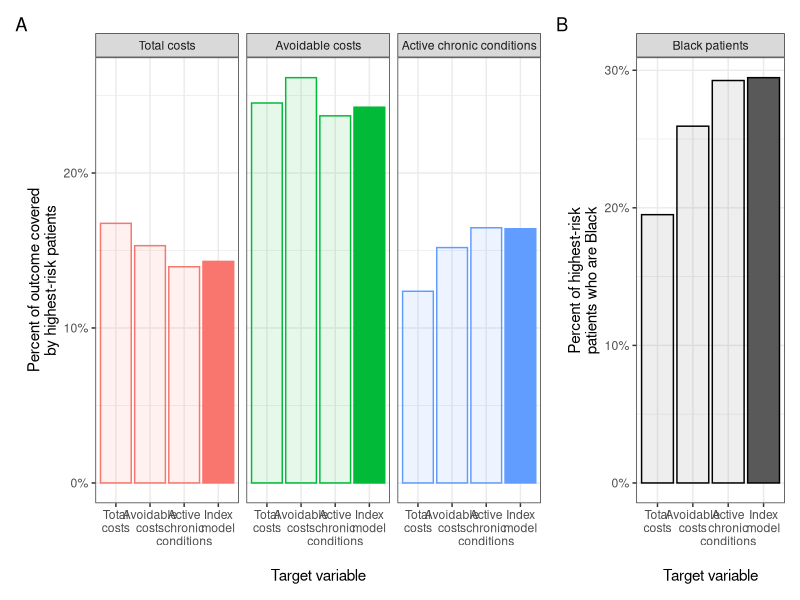
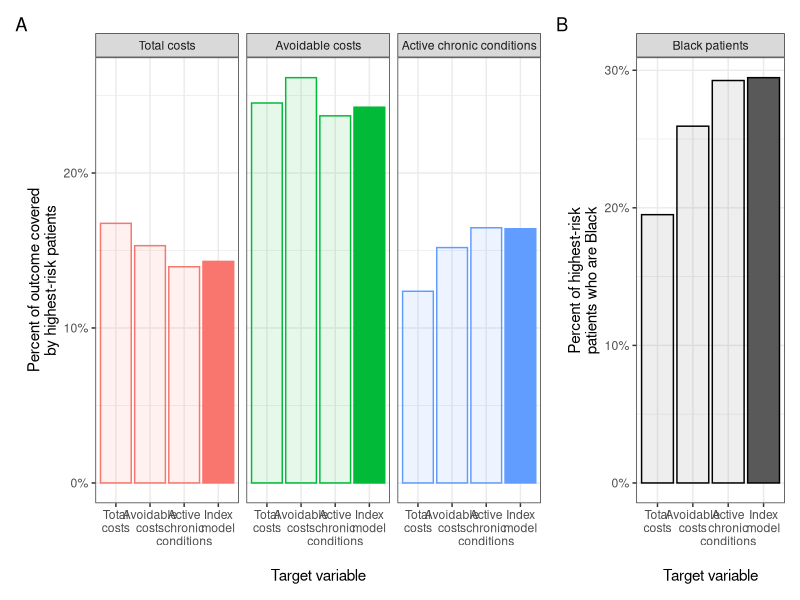
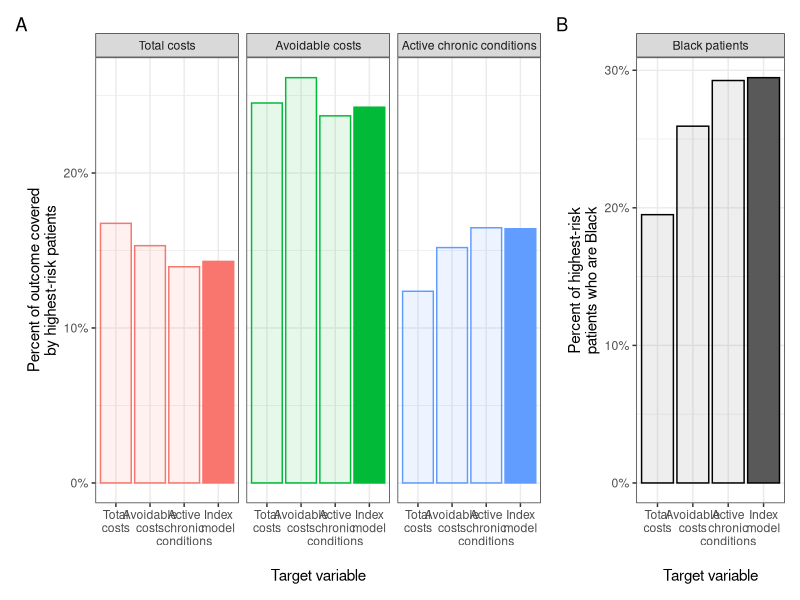

Reproduce these figures in R, in order.
library(tidyverse)
library(scales)
library(patchwork)

theme_set(theme_bw())

table2 <- read_csv('results/dissecting_bias_index_model_concentration_metric.csv')

table2_long <- table2 %>%
  pivot_longer(-predictor, names_to = 'variable', values_to = 'value') %>%
  mutate(is_se = grepl('SE$', variable)) %>%
  mutate(variable = gsub('Race black', 'Black patients', variable))

table2_estimates <- table2_long %>%
  filter(!is_se) %>%
  rename(estimate = value) %>%
  select(-is_se)
table2_SEs <- table2_long %>%
  filter(is_se) %>%
  rename(se = value) %>%
  select(-is_se) %>%
  mutate(variable = gsub(' SE$', '', variable))

variable_order <- c('Total costs', 'Avoidable costs', 'Active chronic conditions', 'Index model', 'Black patients')
variable_order_newlines <- gsub(' ', '\n', variable_order)

plot_data <- inner_join(table2_estimates, table2_SEs) %>%
  filter(!grepl('^Best-worst', predictor)) %>%
  mutate(variable = factor(variable, levels = variable_order),
         predictor = gsub(' ', '\n', predictor),
         predictor = factor(predictor, levels = variable_order_newlines),
         is_index = grepl('Index.*model', predictor))

p1 <- plot_data %>%
  filter(variable != 'Black patients') %>%
  ggplot(aes(x = predictor, y = estimate)) +
  geom_bar(aes(color = variable, fill = variable, alpha = is_index), stat = "identity") +
  scale_y_continuous(label = percent) +
  facet_wrap(~ variable, nrow = 1) +
  theme(legend.position = "none") +
  labs(x = '\nTarget variable',
       y = 'Percent of outcome covered\nby highest-risk patients')

p2 <- plot_data %>%
  filter(variable == 'Black patients') %>%
  ggplot(aes(x = predictor, y = estimate)) +
  geom_bar(aes(alpha = is_index), stat = "identity", color = 'black') +
  scale_y_continuous(label = percent) +
  facet_wrap(~ variable, nrow = 1) +
  theme(legend.position = "none") +
  labs(x = '\nTarget variable',
       y = 'Percent of highest-risk\npatients who are Black')

p1 + p2 +
  plot_annotation(tag_levels = 'A') +
  plot_layout(widths = c(3, 1))

ggsave(filename = 'figures/healthcare_concentration_table_as_bar_plot.pdf', width = 10, height = 3)
ggsave(filename = 'figures/healthcare_concentration_table_as_bar_plot.png', width = 10, height = 3)